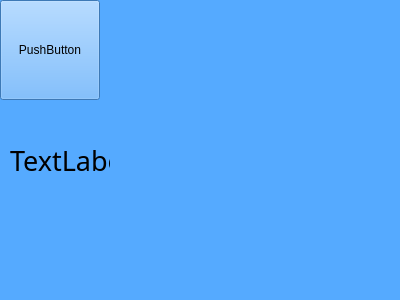
<?xml version="1.0" encoding="UTF-8"?>
<ui version="4.0">
 <class>Form</class>
 <widget class="QWidget" name="Form">
  <property name="geometry">
   <rect>
    <x>0</x>
    <y>0</y>
    <width>400</width>
    <height>300</height>
   </rect>
  </property>
  <property name="windowTitle">
   <string>Scalpel!</string>
  </property>
  <property name="styleSheet">
   <string notr="true">QWidget {

background-color: rgb(85, 170, 255)

}

QPushButton{

background-color: &quot;red&quot;

}

QLabel {

color: &quot;green&quot;

}
</string>
  </property>
  <widget class="QPushButton" name="pushButton">
   <property name="geometry">
    <rect>
     <x>0</x>
     <y>0</y>
     <width>100</width>
     <height>100</height>
    </rect>
   </property>
   <property name="text">
    <string>PushButton</string>
   </property>
  </widget>
  <widget class="QLabel" name="label">
   <property name="geometry">
    <rect>
     <x>10</x>
     <y>110</y>
     <width>100</width>
     <height>100</height>
    </rect>
   </property>
   <property name="font">
    <font>
     <family>Modern</family>
     <pointsize>20</pointsize>
    </font>
   </property>
   <property name="text">
    <string>TextLabel</string>
   </property>
  </widget>
 </widget>
 <resources/>
 <connections/>
</ui>
